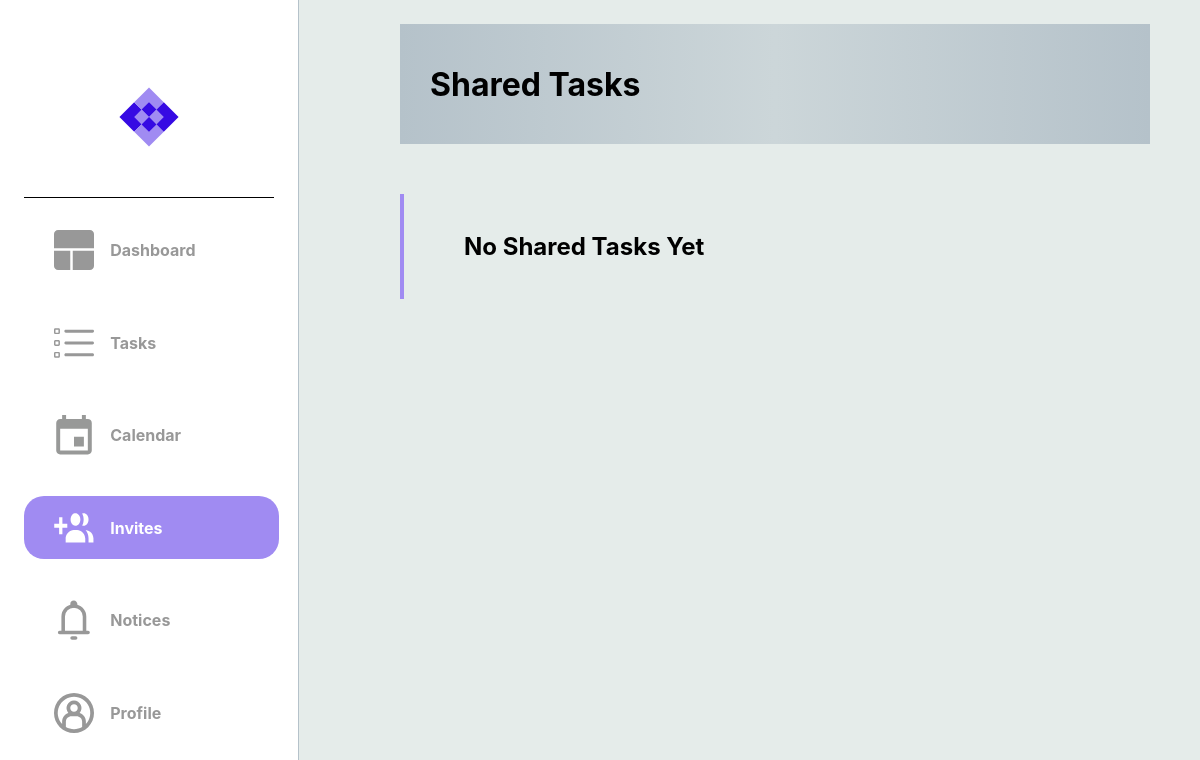
Page /invites (signed in) on the earlier database version.
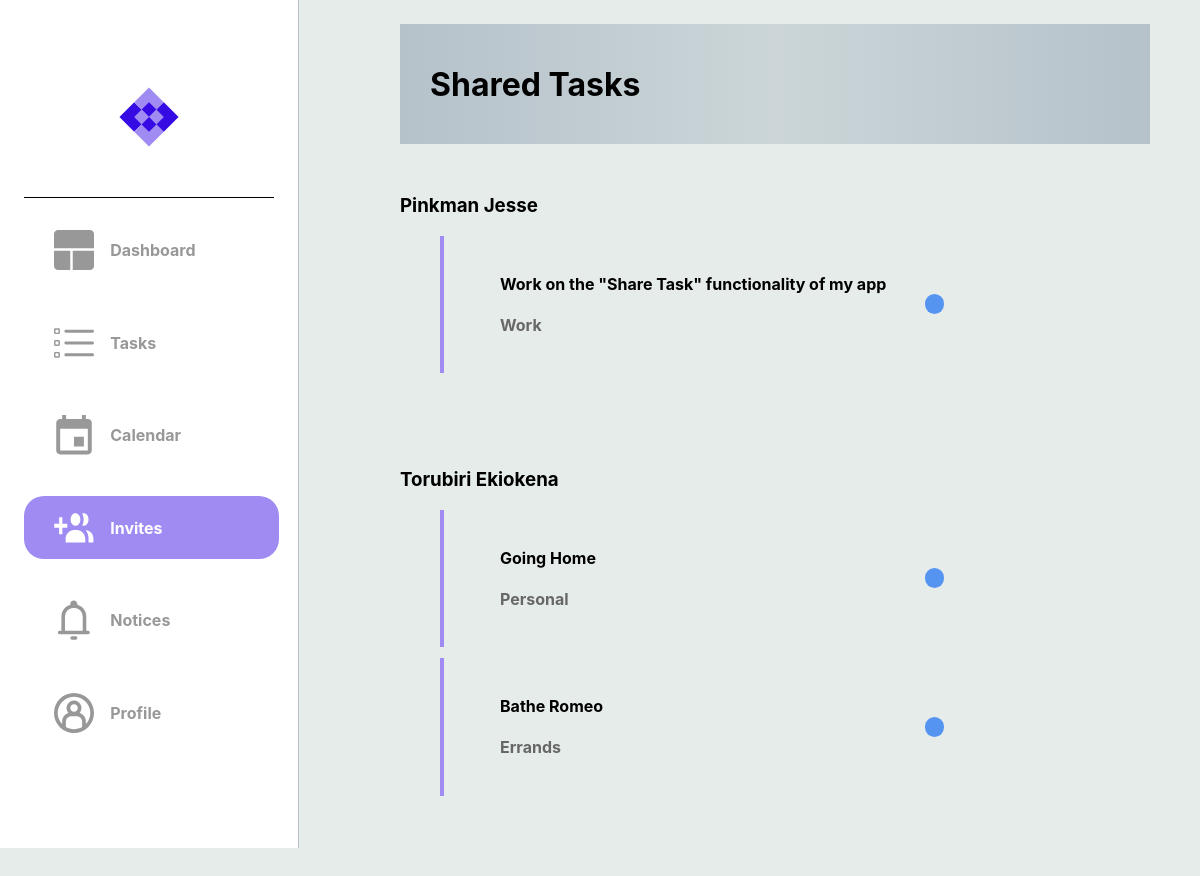
Same page on the later database version.
### dotask/models.py (models this page shows)
class User(db.Model, UserMixin):
    __tablename__ = "user"
    id = db.Column(db.Integer, primary_key=True)
    email = db.Column(db.String(50), nullable=False, unique=True)
    password = db.Column(db.String(30), nullable=False)
    username = db.Column(db.String(30), nullable=False, unique=True)
    first_name = db.Column(db.String(30), nullable=False)
    last_name = db.Column(db.String(30), nullable=False)
    assigned_tasks = relationship('Task', secondary=user_task, backref='assigned_to')
    notes = relationship('Notification', secondary=user_notification, backref='note')

class Task(db.Model):
    __tablename__ = "task"
    id = db.Column(db.Integer, primary_key=True)
    title = db.Column(db.String(100), nullable=False)
    description = db.Column(db.String(400), nullable=False)
    due_date = db.Column(db.Date, nullable=False)
    status = db.Column(Enum(TaskStatus))
    tag = db.Column(Enum(TaskTag))
    users = relationship('User', secondary=user_task,
    backref='tasks')

### dotask/routes.py (the view)
@app.route("/invites")
@login_required
def hello_invites():
    try:
        notices = current_user.notes
        tasks = current_user.tasks
        shared_tasks = {}
        for task in tasks:
            for user in task.users:
                if user.id != current_user.id:
                    if user.id not in shared_tasks:
                        shared_tasks[user.id] = {'user': user, 'tasks': []}
                    shared_tasks[user.id]['tasks'].append(task)
        if shared_tasks:
            return render_template('invites.html', current_user=current_user, shared_tasks=shared_tasks, tasks=tasks, notices=notices)
        else:
            return render_template('invites.html', notices=notices)
    except:
        return render_template('invites.html', notices=notices)

### dotask/routes.py (called while the page is built)
@app.after_request
def after_request(response):
    response.headers["Cache-Control"] = "no-cache, no-store, must-revalidate"
    return response

@login_manager.user_loader
def load_user(user_id):
    return User.query.get(user_id)

### dotask/templates/invites.html (shortened to what this page needs)
<!DOCTYPE html>
<html lang="en">
<head>
    {% extends "layout.html" %}
    {% block head %}
        <link rel="stylesheet" {% block css_tab_colour %} href="../static/css/invites.css" {% endblock %}/>
    {% endblock %}
    {% block invites_image_colour %}
        <a class="a5" href="{{ url_for('hello_invites') }}">
            <div id="logos">
                <img class="imgs" src="../static/svg/invites_active.svg">
                <h4 class="sidebar-text">Invites</h4>
            </div>
        </a>
    {% endblock invites_image_colour %}
    {% block nav_title %}
    <div class="nav_title">
        <h1>Shared Tasks</h1>
    </div>
    {% endblock nav_title %}
    {% block tasks %}
    {% if shared_tasks %}
        {% for user_id, shared in shared_tasks.items() %}
            <div class="h3-shared-tasks"><h3> {{ shared.user.last_name }} {{ shared.user.first_name }}</h3></div>
            <ul>
                {% for task in shared.tasks %}
                <a href="{{ url_for('hello_each_task', task_id=task['id']) }}">
                    <div class="message-box">
                        <div class="message">
                            <h4> {{ task['title'] }} </h4>
                            <h4 style="color: #676767;"> {{ task.tag.name }} </h4>
                        </div>
                        <div class="message-dot {% if task.status.name == 'In_Progress' %}progress-task {% elif task.status.name == 'Completed' %}completed-task {% elif task.status.name == 'Cancelled' %}cancelled-task {% else %}unknown-task {% endif %}">
                        </div>
                    </div>
                    </a>
                {% endfor %}
            </ul>
            <br>
            <br>
            <br>
        {% endfor %}
    {% else %}
        <div class="message-box">
            <div class="message">
                <h2>No Shared Tasks Yet</h2>
            </div>
        </div>
    {% endif %}
    {% endblock tasks %}

Differences in the rows shown:
now on this page (row edited): User: user.last_name "Pinkman", user.first_name "Jesse"
added Task: title "Work on the \"Share Task\" functionality of my app", tag.name "Work", shown under "Pinkman"
now on this page (row edited): User: user.last_name "Torubiri", user.first_name "Ekiokena"
added Task: title "Going Home", tag.name "Personal", shown under "Torubiri"
added Task: title "Bathe Romeo", tag.name "Errands", shown under "Torubiri"
Other differences:
text no longer shown: "No Shared Tasks Yet"
